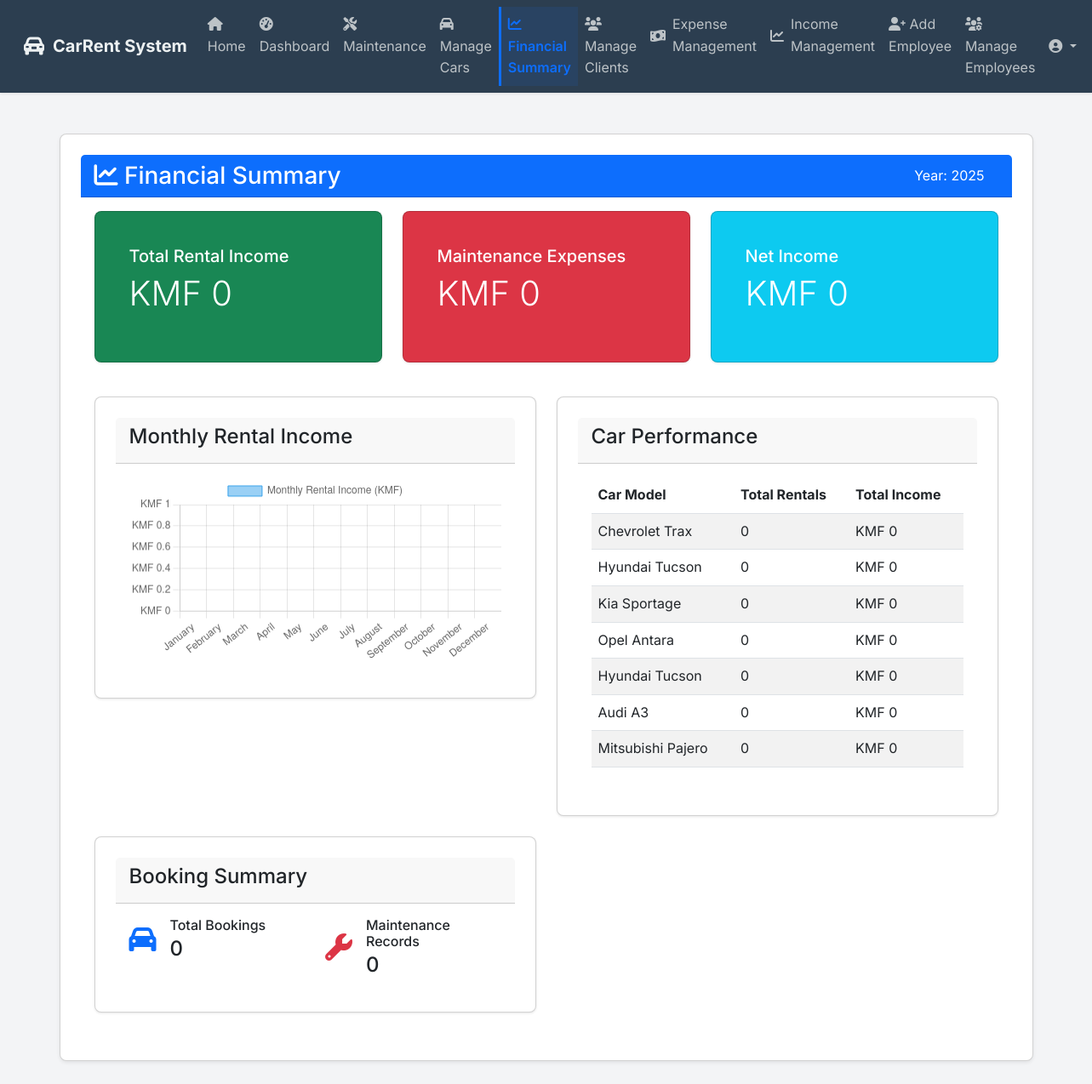
The app's page /financial_summary (signed in) with its own data.
### app/models.py (models this page shows)
class Car(db.Model):
    id = db.Column(db.Integer, primary_key=True)
    model = db.Column(db.String(100), nullable=False)
    year = db.Column(db.Integer, nullable=False)
    license_plate = db.Column(db.String(20), unique=True, nullable=False)
    daily_rate = db.Column(db.Float, nullable=False)
    is_available = db.Column(db.Boolean, default=True)
    category = db.Column(db.String(50), nullable=False)
    description = db.Column(db.Text)
    features = db.Column(db.Text)  # Store as JSON string
    main_image = db.Column(db.String(200))  # Path to main display image
    display_order = db.Column(db.Integer, default=0)  # New field for custom ordering
    images = db.relationship('CarImage', backref='car', lazy=True, cascade='all, delete-orphan')
    bookings = db.relationship('Booking', backref='car', lazy=False)
    maintenance_records = db.relationship('Maintenance', backref='car', lazy=True, cascade='all, delete-orphan')

### app/routes.py (the view)
@main.route('/financial_summary')
@login_required
def financial_summary():
    if not (current_user.is_admin or current_user.role == 'manager'):
        flash('Access denied. Only managers and administrators can access Financial Summary.', 'danger')
        return redirect(url_for('main.dashboard'))
    today = datetime.now()
    selected_month = request.args.get('month', today.month, type=int)
    selected_year = request.args.get('year', today.year, type=int)
    bookings = Booking.query.filter(
        extract('year', Booking.start_date) == selected_year,
        extract('month', Booking.start_date) == selected_month
    ).all()
    total_bookings = len(bookings)
    total_revenue = sum(booking.total_cost for booking in bookings)
    total_deposit = sum(booking.deposit_amount for booking in bookings)
    start_of_year = today.replace(month=1, day=1, hour=0, minute=0, second=0, microsecond=0)
    yearly_bookings = Booking.query.filter(Booking.start_date >= start_of_year).all()
    total_rental_income = sum(booking.total_cost for booking in yearly_bookings)
    maintenance_records = Maintenance.query.filter(Maintenance.start_date >= start_of_year).all()
    total_maintenance_expense = sum(record.cost for record in maintenance_records if record.cost)
    monthly_rental_income = {}
    for month in range(1, 13):
        month_start = today.replace(month=month, day=1, hour=0, minute=0, second=0, microsecond=0)
        month_end = month_start.replace(month=month % 12 + 1, day=1) - timedelta(days=1)
        month_bookings = Booking.query.filter(
            Booking.start_date >= month_start,
            Booking.start_date <= month_end
        ).all()
        monthly_rental_income[month] = sum(booking.total_cost for booking in month_bookings)
    car_performance = {}
    for car in Car.query.all():
        car_bookings = Booking.query.filter_by(car_id=car.id).all()
        car_performance[car.id] = {
            'model': car.model,
            'total_rentals': len(car_bookings),
            'total_income': sum(booking.total_cost for booking in car_bookings)
        }
    context = {
        'bookings': bookings,
        'total_bookings': total_bookings,
        'total_revenue': total_revenue,
        'total_deposit': total_deposit,
        'selected_month': selected_month,
        'selected_year': selected_year,
        'months': range(1, 13),
        'today': today,
        'total_rental_income': total_rental_income,
        'total_maintenance_expense': total_maintenance_expense,
        'net_income': total_rental_income - total_maintenance_expense,
        'monthly_rental_income': monthly_rental_income,
        'car_performance': car_performance,
        'total_maintenance_records': len(maintenance_records)
    }
    return render_template('financial_summary.html', **context)

### app/templates/financial_summary.html (shortened to what this page needs)
{% extends "base.html" %}
{% block content %}
<div class="container-fluid py-4">
    <div class="row">
        <div class="col-12">
            <div class="card shadow-sm">
                <div class="card-header bg-primary text-white d-flex justify-content-between align-items-center">
                    <h3 class="mb-0"><i class="fas fa-chart-line"></i> Financial Summary</h3>
                    <div>
                        <span class="me-3">Year: {{ today.year }}</span>
                    </div>
                </div>
                <div class="card-body">
                    <div class="row mb-4">
                        <div class="col-md-4">
                            <div class="card bg-success text-white">
                                <div class="card-body">
                                    <h5>Total Rental Income</h5>
                                    <p class="display-6">KMF {{ "%.0f"|format(total_rental_income) }}</p>
                                </div>
                            </div>
                        </div>
                        <div class="col-md-4">
                            <div class="card bg-danger text-white">
                                <div class="card-body">
                                    <h5>Maintenance Expenses</h5>
                                    <p class="display-6">KMF {{ "%.0f"|format(total_maintenance_expense) }}</p>
                                </div>
                            </div>
                        </div>
                        <div class="col-md-4">
                            <div class="card {% if net_income >= 0 %}bg-info{% else %}bg-warning{% endif %} text-white">
                                <div class="card-body">
                                    <h5>Net Income</h5>
                                    <p class="display-6">KMF {{ "%.0f"|format(net_income) }}</p>
                                </div>
                            </div>
                        </div>
                    </div>
                    <div class="row">
                        <div class="col-md-6">
                            <div class="card mb-4">
                                <div class="card-header">
                                    <h4>Monthly Rental Income</h4>
                                </div>
                                <div class="card-body">
                                    <canvas id="monthlyIncomeChart"></canvas>
                                </div>
                            </div>
                        </div>
                        <div class="col-md-6">
                            <div class="card mb-4">
                                <div class="card-header">
                                    <h4>Car Performance</h4>
                                </div>
                                <div class="card-body">
                                    <table class="table table-striped">
                                        <thead>
                                            <tr>
                                                <th>Car Model</th>
                                                <th>Total Rentals</th>
                                                <th>Total Income</th>
                                            </tr>
                                        </thead>
                                        <tbody>
                                            {% for car_id, car_data in car_performance.items() %}
                                            <tr>
                                                <td>{{ car_data.model }}</td>
                                                <td>{{ car_data.total_rentals }}</td>
                                                <td>KMF {{ "%.0f"|format(car_data.total_income) }}</td>
                                            </tr>
                                            {% endfor %}
                                        </tbody>
                                    </table>
                                </div>
                            </div>
                        </div>
                    </div>
                    <div class="row">
                        <div class="col-md-6">
                            <div class="card">
                                <div class="card-header">
                                    <h4>Booking Summary</h4>
                                </div>
                                <div class="card-body">
                                    <div class="row">
                                        <div class="col-6">
                                            <div class="d-flex align-items-center">
                                                <i class="fas fa-car fa-2x me-3 text-primary"></i>
                                                <div>
                                                    <h6 class="mb-1">Total Bookings</h6>
                                                    <p class="h4 mb-0">{{ total_bookings }}</p>
                                                </div>
                                            </div>
                                        </div>
                                        <div class="col-6">
                                            <div class="d-flex align-items-center">
                                                <i class="fas fa-wrench fa-2x me-3 text-danger"></i>
                                                <div>
                                                    <h6 class="mb-1">Maintenance Records</h6>
                                                    <p class="h4 mb-0">{{ total_maintenance_records }}</p>
                                                </div>
                                            </div>
                                        </div>
                                    </div>
                                </div>
                            </div>
                        </div>
                    </div>
                </div>
            </div>
        </div>
    </div>
</div>
{% endblock %}
{% block scripts %}
<script>
document.addEventListener('DOMContentLoaded', function() {
    // Monthly Income Chart
    const monthNames = [
        'January', 'February', 'March', 'April', 'May', 'June',
        'July', 'August', 'September', 'October', 'November', 'December'
    ];
    const monthlyIncomeData = {{ monthly_rental_income|tojson }};
    const ctx = document.getElementById('monthlyIncomeChart').getContext('2d');
    new Chart(ctx, {
        type: 'bar',
        data: {
            labels: monthNames,
            datasets: [{
                label: 'Monthly Rental Income (KMF)',
                data: Object.values(monthlyIncomeData),
                backgroundColor: 'rgba(54, 162, 235, 0.5)',
                borderColor: 'rgba(54, 162, 235, 1)',
                borderWidth: 1
            }]
        },
        options: {
            responsive: true,
            scales: {
                y: {
                    beginAtZero: true,
                    ticks: {
                        callback: function(value) {
                            return 'KMF ' + value;
                        }
                    }
                }
            }
        }
    });
});
</script>
{% endblock %}

### app/static/css/style.css (style rules this page uses)
:root { --primary-color: #2563eb; --secondary-color: #1e40af; --background-color: #f3f4f6; --text-color: #1f2937; --error-color: #dc2626; --success-color: #059669; }
* { margin: 0; padding: 0; box-sizing: border-box; }
body { font-family: 'Inter', sans-serif; background-color: var(--background-color); color: var(--text-color); line-height: 1.6; }
.card { background-color: white; border-radius: 0.5rem; box-shadow: 0 1px 3px rgba(0, 0, 0, 0.1); padding: 1.5rem; margin-bottom: 1rem; }

### records on screen
Car: model "Chevrolet Trax"
Car: model "Hyundai Tucson"
Car: model "Kia Sportage"
Car: model "Opel Antara"
Car: model "Hyundai Tucson"
Car: model "Audi A3"
Car: model "Mitsubishi Pajero"

### other values on screen
{{ "%.0f"|format(total_rental_income) }} "0"
{{ "%.0f"|format(total_maintenance_expense) }} "0"
{{ "%.0f"|format(net_income) }} "0"
{{ car_data.total_rentals }} "0" "0" "0" "0" "0" "0" "0"
{{ "%.0f"|format(car_data.total_income) }} "0" "0" "0" "0" "0" "0" "0"
{{ total_bookings }} "0"
{{ total_maintenance_records }} "0"
chart data {{ monthly_rental_income|tojson }} {"1": 0, "2": 0, "3": 0, "4": 0, "5": 0, "6": 0, "7": 0, "8": 0, "9": 0, "10": 0, "11": 0, "12": 0}
